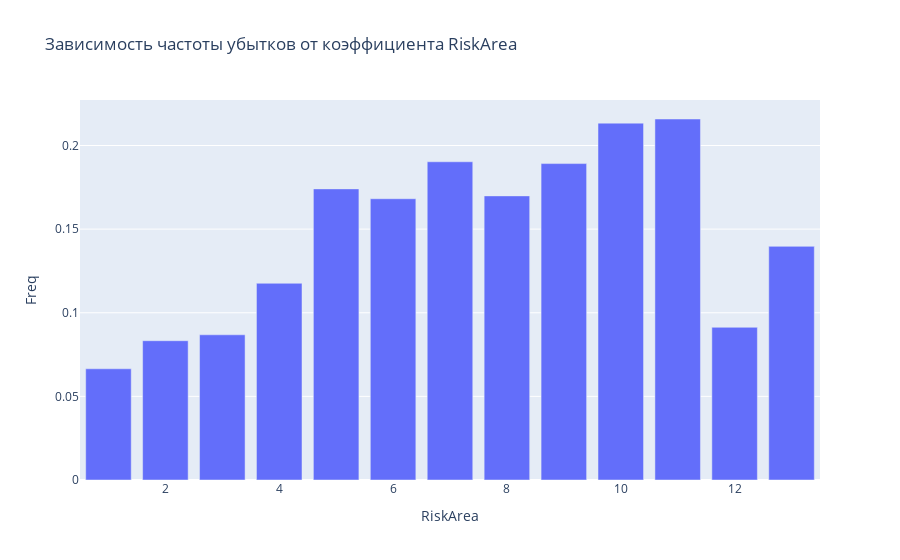

Notebook code cell kept with this figure:
### Markdown cell above
Как и следовало ожидать с гаражом частота реже, а убытки (пусть и незначительно) выше (дороже авто)

### Code cell
param = 'RiskArea'
df_group_age = df[['Exposure', 'PolicyCount','ClaimAmount', 'ClaimCount', 'NoClaimCount']].groupby(df[param]).sum()
df_group_age = df_group_age.reset_index()
df_group_age['Freq'] = df_group_age.ClaimCount / df_group_age.Exposure
df_group_age['AvgClaim'] = df_group_age.ClaimAmount / df_group_age.ClaimCount

fig = px.bar(df_group_age, x=param, y='Freq', title=f'Зависимость частоты убытков от коэффициента {param}')

fig.show()

### Figure 1 — Plotly figure (JSON) as saved in the notebook; plotly's stock layout.template omitted (floating-point values rounded to 4 significant figures)
{"data": [{"alignmentgroup": "True", "hovertemplate": "RiskArea=%{x}<br>Freq=%{y}<extra></extra>", "legendgroup": "", "marker": {"color": "#636efa"}, "name": "", "offsetgroup": "", "orientation": "v", "showlegend": false, "textposition": "auto", "type": "bar", "x": [1, 2, 3, 4, 5, 6, 7, 8, 9, 10, 11, 12, 13], "xaxis": "x", "y": [0.0665, 0.08329, 0.08682, 0.1176, 0.1741, 0.1682, 0.1903, 0.1699, 0.1892, 0.2134, 0.2158, 0.0913, 0.1397], "yaxis": "y"}], "layout": {"barmode": "relative", "legend": {"tracegroupgap": 0}, "title": {"text": "Зависимость частоты убытков от коэффициента RiskArea"}, "xaxis": {"anchor": "y", "domain": [0, 1], "title": {"text": "RiskArea"}}, "yaxis": {"anchor": "x", "domain": [0, 1], "title": {"text": "Freq"}}}}
